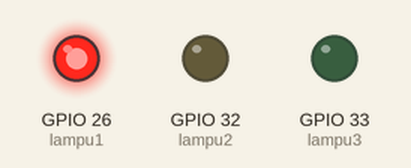
This program was run on a simulated ESP32. On the bench: output pins drawn as LEDs (lit = HIGH).

Above: at 0.5 s.
At 1.5 s:
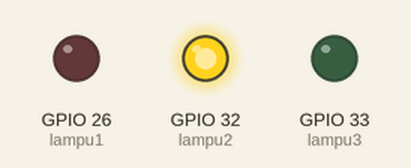
At 5.5 s:
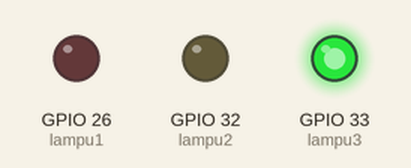
Timing chart, 0 to 6.9 s (numbered marks = the images above):
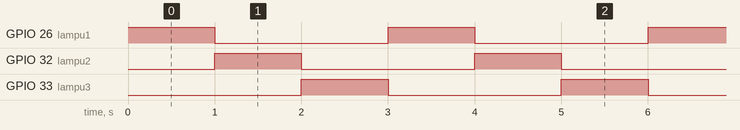

The program:

main.cpp
```cpp
#include <Arduino.h>  // Wajib untuk PlatformIO + ESP32

// Deklarasi pin LED
int lampu1 = 26;
int lampu2 = 32;
int lampu3 = 33;
void setup() {

    // Atur pin sebagai OUTPUT
    pinMode(lampu1, OUTPUT);
    pinMode(lampu2, OUTPUT);
    pinMode(lampu3, OUTPUT);
}

void loop() {
    // Nyalakan kedua LED
    digitalWrite(lampu1, HIGH);
    digitalWrite(lampu2, LOW);
    digitalWrite(lampu3, LOW);

    delay(1000); // Tunggu 1 detikxcccccv        v v

    // Matikan kedua LED
    digitalWrite(lampu1, LOW);
    digitalWrite(lampu2, HIGH);
    digitalWrite(lampu3, LOW);

    delay(1000); // Tunggu 1 detik sebelum mengulang

    digitalWrite(lampu1, LOW);
    digitalWrite(lampu2, LOW);
    digitalWrite(lampu3, HIGH);

    delay(1000);
}
```

Measured:
- by itself, GPIO 26 (lampu1), GPIO 32 (lampu2), GPIO 33 (lampu3): alternates HIGH for 1.0 s and LOW for 2.0 s
- by itself, everything shown: repeats every 3.0 s, in 3 steps
